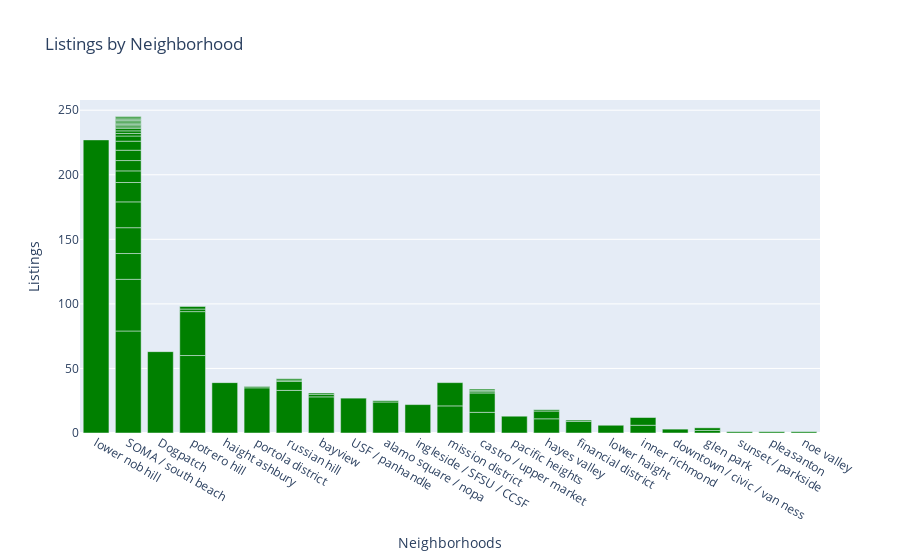

The notebook cell saved with this chart:
### Code cell
x = sf_cl_area['where'] #neighborhoods 

trace0 = go.Bar(
    y=sf_cl_area['where'].value_counts().values,
    x=x,
    
    marker=dict(
        color='green'
    )
)

data = [trace0]

layout = go.Layout(
    title="Listings by Neighborhood",
    xaxis_title="Neighborhoods",
    yaxis_title="Listings",
    
    
    yaxis=dict(
        title='Avaliable Apartiment Listings',
        tickformat="1,f",    
    )   
)

fig = go.Figure(data=data, layout=layout)
iplot(fig)

### Figure 1 — Plotly figure (JSON) as saved in the notebook; plotly's stock layout.template omitted (floating-point values rounded to 4 significant figures; data arrays with more than 128 entries replaced by an {"elided": "..."} marker saying what was removed)
{"data": [{"marker": {"color": "green"}, "type": "bar", "x": {"elided": "1008 str values"}, "y": [227, 79, 63, 60, 40, 39, 35, 34, 33, 28, 27, 24, 22, 21, 20, 20, 20, 18, 16, 15, 15, 13, 11, 9, 9, 8, 8, 7, 7, 6, 6, 6, 6, 4, 3, 2, 2, 2, 2, 2, 2, 2, 2, 1, 1, 1, 1, 1, 1, 1, 1, 1, 1, 1, 1, 1, 1, 1, 1, 1, 1, 1, 1, 1, 1]}], "layout": {"autosize": true, "title": {"text": "Listings by Neighborhood"}, "xaxis": {"autorange": true, "range": [-0.5, 22.5], "title": {"text": "Neighborhoods"}, "type": "category"}, "yaxis": {"autorange": true, "range": [0, 257.9], "tickformat": "1,f", "title": {"text": "Listings"}, "type": "linear"}}}
